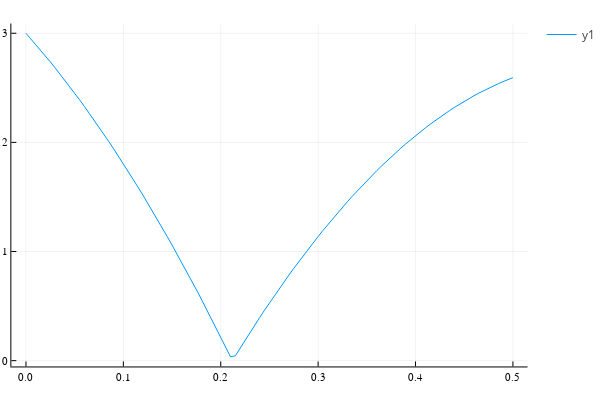

Source (notebook cell):
### Code cell
#Nominal Trajectory
nom_states, _, _, nom_modes,nom_impact_states,_ = sim_system(xmean,mode0,dynamics,resets,guards,W*.000000000000001,V,C,t,dt)

plot([state[1] for state in nom_states],[state[2] for state in nom_states])
display(plot!())

### Figure 1 — Plotly figure (JSON) as saved in the notebook; plotly's stock layout.template omitted (floating-point values rounded to 4 significant figures)
{"data": [{"colorbar": {"title": ""}, "legendgroup": "y1", "line": {"color": "rgba(0, 154, 250, 1.000)", "dash": "solid", "shape": "linear", "width": 1}, "mode": "lines", "name": "y1", "showlegend": true, "type": "scatter", "x": [0, 0.005, 0.01, 0.015, 0.02, 0.025, 0.03, 0.035, 0.04, 0.045, 0.05, 0.055, 0.06, 0.065, 0.07, 0.075, 0.08, 0.085, 0.09, 0.095, 0.1, 0.105, 0.11, 0.115, 0.12, 0.125, 0.13, 0.135, 0.14, 0.145, 0.15, 0.155, 0.16, 0.165, 0.17, 0.175, 0.18, 0.185, 0.19, 0.195, 0.2, 0.205, 0.21, 0.215, 0.22, 0.225, 0.23, 0.235, 0.24, 0.245, 0.25, 0.255, 0.26, 0.265, 0.27, 0.275, 0.28, 0.285, 0.29, 0.295, 0.3, 0.305, 0.31, 0.315, 0.32, 0.325, 0.33, 0.335, 0.34, 0.345, 0.35, 0.355, 0.36, 0.365, 0.37, 0.375, 0.38, 0.385, 0.39, 0.395, 0.4, 0.405, 0.41, 0.415, 0.42, 0.425, 0.43, 0.435, 0.44, 0.445, 0.45, 0.455, 0.46, 0.465, 0.47, 0.475, 0.48, 0.485, 0.49, 0.495, 0.5], "xaxis": "x", "y": [3, 2.95, 2.898, 2.846, 2.792, 2.738, 2.682, 2.626, 2.569, 2.51, 2.451, 2.391, 2.329, 2.267, 2.204, 2.14, 2.075, 2.008, 1.941, 1.873, 1.804, 1.734, 1.663, 1.591, 1.518, 1.444, 1.369, 1.293, 1.216, 1.138, 1.059, 0.9791, 0.8982, 0.8164, 0.7336, 0.6497, 0.565, 0.4792, 0.3924, 0.3047, 0.216, 0.1263, 0.03564, 0.04448, 0.1166, 0.1878, 0.258, 0.3272, 0.3954, 0.4627, 0.5289, 0.5942, 0.6585, 0.7218, 0.7842, 0.8456, 0.9059, 0.9653, 1.024, 1.081, 1.138, 1.193, 1.248, 1.301, 1.354, 1.405, 1.456, 1.506, 1.554, 1.602, 1.648, 1.694, 1.739, 1.783, 1.825, 1.867, 1.908, 1.948, 1.986, 2.024, 2.061, 2.097, 2.132, 2.166, 2.199, 2.231, 2.262, 2.292, 2.321, 2.349, 2.376, 2.402, 2.427, 2.451, 2.474, 2.497, 2.518, 2.538, 2.557, 2.575, 2.593], "yaxis": "y", "zmax": null, "zmin": null}], "layout": {"annotations": [], "height": 400, "legend_position": {"bgcolor": "rgba(255, 255, 255, 1.000)", "bordercolor": "rgba(0, 0, 0, 1.000)", "borderwidth": 1, "font": {"color": "rgba(0, 0, 0, 1.000)", "family": "sans-serif", "size": 11}, "title": {"font": {"color": "rgba(0, 0, 0, 1.000)", "family": "sans-serif", "size": 15}, "text": ""}, "tracegroupgap": 0, "traceorder": "normal", "x": 1, "xanchor": "auto", "y": 1, "yanchor": "auto"}, "margin": {"b": 20, "l": 0, "r": 0, "t": 20}, "paper_bgcolor": "rgba(255, 255, 255, 1.000)", "plot_bgcolor": "rgba(255, 255, 255, 1.000)", "showlegend": true, "width": 600, "xaxis": {"anchor": "y", "domain": [0.02138, 0.9934], "gridcolor": "rgba(0, 0, 0, 0.100)", "gridwidth": 0.5, "linecolor": "rgba(0, 0, 0, 1.000)", "mirror": false, "range": [-0.015, 0.515], "showgrid": true, "showline": true, "showticklabels": true, "tickangle": 0, "tickcolor": "rgb(0, 0, 0)", "tickfont": {"color": "rgba(0, 0, 0, 1.000)", "family": "sans-serif", "size": 11}, "tickmode": "array", "ticks": "inside", "ticktext": ["0.0", "0.1", "0.2", "0.3", "0.4", "0.5"], "tickvals": [0, 0.1, 0.2, 0.3, 0.4, 0.5], "title": "", "titlefont": {"color": "rgba(0, 0, 0, 1.000)", "family": "sans-serif", "size": 15}, "type": "-", "visible": true, "zeroline": false, "zerolinecolor": "rgba(0, 0, 0, 1.000)"}, "yaxis": {"anchor": "x", "domain": [0.03762, 0.9902], "gridcolor": "rgba(0, 0, 0, 0.100)", "gridwidth": 0.5, "linecolor": "rgba(0, 0, 0, 1.000)", "mirror": false, "range": [-0.05329, 3.089], "showgrid": true, "showline": true, "showticklabels": true, "tickangle": 0, "tickcolor": "rgb(0, 0, 0)", "tickfont": {"color": "rgba(0, 0, 0, 1.000)", "family": "sans-serif", "size": 11}, "tickmode": "array", "ticks": "inside", "ticktext": ["0", "1", "2", "3"], "tickvals": [0, 1, 2, 3], "title": "", "titlefont": {"color": "rgba(0, 0, 0, 1.000)", "family": "sans-serif", "size": 15}, "type": "-", "visible": true, "zeroline": false, "zerolinecolor": "rgba(0, 0, 0, 1.000)"}}}
